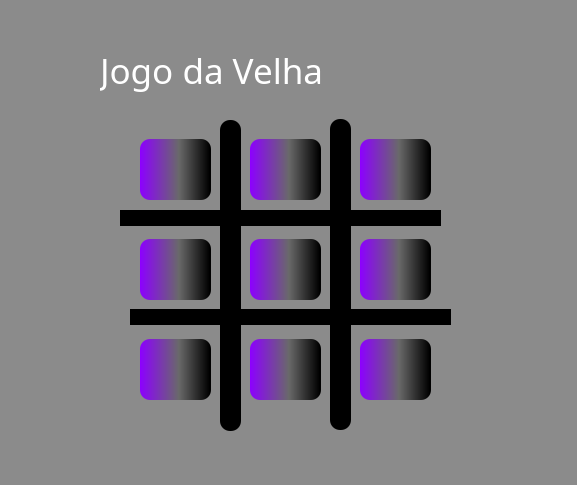
<?xml version="1.0" encoding="UTF-8"?>
<ui version="4.0">
 <class>Form</class>
 <widget class="QWidget" name="Form">
  <property name="geometry">
   <rect>
    <x>0</x>
    <y>0</y>
    <width>577</width>
    <height>485</height>
   </rect>
  </property>
  <property name="windowTitle">
   <string/>
  </property>
  <property name="styleSheet">
   <string notr="true">background-color: rgb(139, 139, 139);</string>
  </property>
  <widget class="QPushButton" name="btn8">
   <property name="geometry">
    <rect>
     <x>250</x>
     <y>339</y>
     <width>71</width>
     <height>61</height>
    </rect>
   </property>
   <property name="styleSheet">
    <string notr="true">background-color: qlineargradient(spread:pad, x1:0, y1:0, x2:1, y2:0, stop:0 rgba(140, 0, 255, 255), stop:0.55 rgba(105,105,105,255), stop:0.98 rgba(0, 0, 0), stop:1 rgba(0, 0, 0));
border-radius: 10px;
color: white;</string>
   </property>
   <property name="text">
    <string/>
   </property>
  </widget>
  <widget class="QPushButton" name="btn4">
   <property name="geometry">
    <rect>
     <x>140</x>
     <y>239</y>
     <width>71</width>
     <height>61</height>
    </rect>
   </property>
   <property name="styleSheet">
    <string notr="true">background-color: qlineargradient(spread:pad, x1:0, y1:0, x2:1, y2:0, stop:0 rgba(140, 0, 255, 255), stop:0.55 rgba(105,105,105,255), stop:0.98 rgba(0, 0, 0), stop:1 rgba(0, 0, 0));
border-radius: 10px;
color: white;</string>
   </property>
   <property name="text">
    <string/>
   </property>
  </widget>
  <widget class="QPushButton" name="btn7">
   <property name="geometry">
    <rect>
     <x>140</x>
     <y>339</y>
     <width>71</width>
     <height>61</height>
    </rect>
   </property>
   <property name="styleSheet">
    <string notr="true">background-color: qlineargradient(spread:pad, x1:0, y1:0, x2:1, y2:0, stop:0 rgba(140, 0, 255, 255), stop:0.55 rgba(105,105,105,255), stop:0.98 rgba(0, 0, 0), stop:1 rgba(0, 0, 0));
border-radius: 10px;
color: white;</string>
   </property>
   <property name="text">
    <string/>
   </property>
  </widget>
  <widget class="QPushButton" name="btn6">
   <property name="geometry">
    <rect>
     <x>360</x>
     <y>239</y>
     <width>71</width>
     <height>61</height>
    </rect>
   </property>
   <property name="styleSheet">
    <string notr="true">background-color: qlineargradient(spread:pad, x1:0, y1:0, x2:1, y2:0, stop:0 rgba(140, 0, 255, 255), stop:0.55 rgba(105,105,105,255), stop:0.98 rgba(0, 0, 0), stop:1 rgba(0, 0, 0));
border-radius: 10px;
color: white;</string>
   </property>
   <property name="text">
    <string/>
   </property>
  </widget>
  <widget class="QPushButton" name="btn1">
   <property name="geometry">
    <rect>
     <x>140</x>
     <y>139</y>
     <width>71</width>
     <height>61</height>
    </rect>
   </property>
   <property name="styleSheet">
    <string notr="true">background-color: qlineargradient(spread:pad, x1:0, y1:0, x2:1, y2:0, stop:0 rgba(140, 0, 255, 255), stop:0.55 rgba(105,105,105,255), stop:0.98 rgba(0, 0, 0), stop:1 rgba(0, 0, 0));
border-radius: 10px;
color: white;</string>
   </property>
   <property name="text">
    <string/>
   </property>
  </widget>
  <widget class="QPushButton" name="btn9">
   <property name="geometry">
    <rect>
     <x>360</x>
     <y>339</y>
     <width>71</width>
     <height>61</height>
    </rect>
   </property>
   <property name="styleSheet">
    <string notr="true">background-color: qlineargradient(spread:pad, x1:0, y1:0, x2:1, y2:0, stop:0 rgba(140, 0, 255, 255), stop:0.55 rgba(105,105,105,255), stop:0.98 rgba(0, 0, 0), stop:1 rgba(0, 0, 0));
border-radius: 10px;
color: white;</string>
   </property>
   <property name="text">
    <string/>
   </property>
  </widget>
  <widget class="QPushButton" name="btn5">
   <property name="geometry">
    <rect>
     <x>250</x>
     <y>239</y>
     <width>71</width>
     <height>61</height>
    </rect>
   </property>
   <property name="styleSheet">
    <string notr="true">background-color: qlineargradient(spread:pad, x1:0, y1:0, x2:1, y2:0, stop:0 rgba(140, 0, 255, 255), stop:0.55 rgba(105,105,105,255), stop:0.98 rgba(0, 0, 0), stop:1 rgba(0, 0, 0));
border-radius: 10px;
color: white;</string>
   </property>
   <property name="text">
    <string/>
   </property>
  </widget>
  <widget class="QPushButton" name="btn3">
   <property name="geometry">
    <rect>
     <x>360</x>
     <y>139</y>
     <width>71</width>
     <height>61</height>
    </rect>
   </property>
   <property name="styleSheet">
    <string notr="true">background-color: qlineargradient(spread:pad, x1:0, y1:0, x2:1, y2:0, stop:0 rgba(140, 0, 255, 255), stop:0.55 rgba(105,105,105,255), stop:0.98 rgba(0, 0, 0), stop:1 rgba(0, 0, 0));
border-radius: 10px;
color: white;

</string>
   </property>
   <property name="text">
    <string/>
   </property>
  </widget>
  <widget class="QPushButton" name="btn2">
   <property name="geometry">
    <rect>
     <x>250</x>
     <y>139</y>
     <width>71</width>
     <height>61</height>
    </rect>
   </property>
   <property name="styleSheet">
    <string notr="true">background-color: qlineargradient(spread:pad, x1:0, y1:0, x2:1, y2:0, stop:0 rgba(140, 0, 255, 255), stop:0.55 rgba(105,105,105,255), stop:0.98 rgba(0, 0, 0), stop:1 rgba(0, 0, 0));
border-radius: 10px;
color: white;</string>
   </property>
   <property name="text">
    <string/>
   </property>
  </widget>
  <widget class="QLabel" name="label_3">
   <property name="geometry">
    <rect>
     <x>100</x>
     <y>40</y>
     <width>411</width>
     <height>61</height>
    </rect>
   </property>
   <property name="font">
    <font>
     <family>Wide Latin</family>
     <pointsize>-1</pointsize>
    </font>
   </property>
   <property name="styleSheet">
    <string notr="true">font-size: 35px;
color:white;</string>
   </property>
   <property name="text">
    <string>Jogo da Velha</string>
   </property>
  </widget>
  <widget class="QLabel" name="win">
   <property name="geometry">
    <rect>
     <x>180</x>
     <y>410</y>
     <width>241</width>
     <height>91</height>
    </rect>
   </property>
   <property name="styleSheet">
    <string notr="true">color: rgb(255, 255, 255);
font-size: 25px;</string>
   </property>
   <property name="text">
    <string>&lt;html&gt;&lt;head/&gt;&lt;body&gt;&lt;p align=&quot;center&quot;&gt;&lt;br/&gt;&lt;/p&gt;&lt;/body&gt;&lt;/html&gt;</string>
   </property>
  </widget>
  <widget class="QPushButton" name="pushButton">
   <property name="geometry">
    <rect>
     <x>220</x>
     <y>120</y>
     <width>21</width>
     <height>311</height>
    </rect>
   </property>
   <property name="styleSheet">
    <string notr="true">border-radius: 10px;
background-color: black;</string>
   </property>
   <property name="text">
    <string/>
   </property>
  </widget>
  <widget class="QPushButton" name="pushButton_2">
   <property name="geometry">
    <rect>
     <x>330</x>
     <y>119</y>
     <width>21</width>
     <height>311</height>
    </rect>
   </property>
   <property name="styleSheet">
    <string notr="true">border-radius: 10px;
background-color: black;</string>
   </property>
   <property name="text">
    <string/>
   </property>
  </widget>
  <widget class="QPushButton" name="pushButton_3">
   <property name="geometry">
    <rect>
     <x>130</x>
     <y>309</y>
     <width>321</width>
     <height>16</height>
    </rect>
   </property>
   <property name="styleSheet">
    <string notr="true">border-radius: 10px;
background-color: black;</string>
   </property>
   <property name="text">
    <string/>
   </property>
  </widget>
  <widget class="QPushButton" name="pushButton_4">
   <property name="geometry">
    <rect>
     <x>120</x>
     <y>210</y>
     <width>321</width>
     <height>16</height>
    </rect>
   </property>
   <property name="styleSheet">
    <string notr="true">border-radius: 10px;
background-color: black;</string>
   </property>
   <property name="text">
    <string/>
   </property>
  </widget>
 </widget>
 <resources/>
 <connections/>
</ui>
